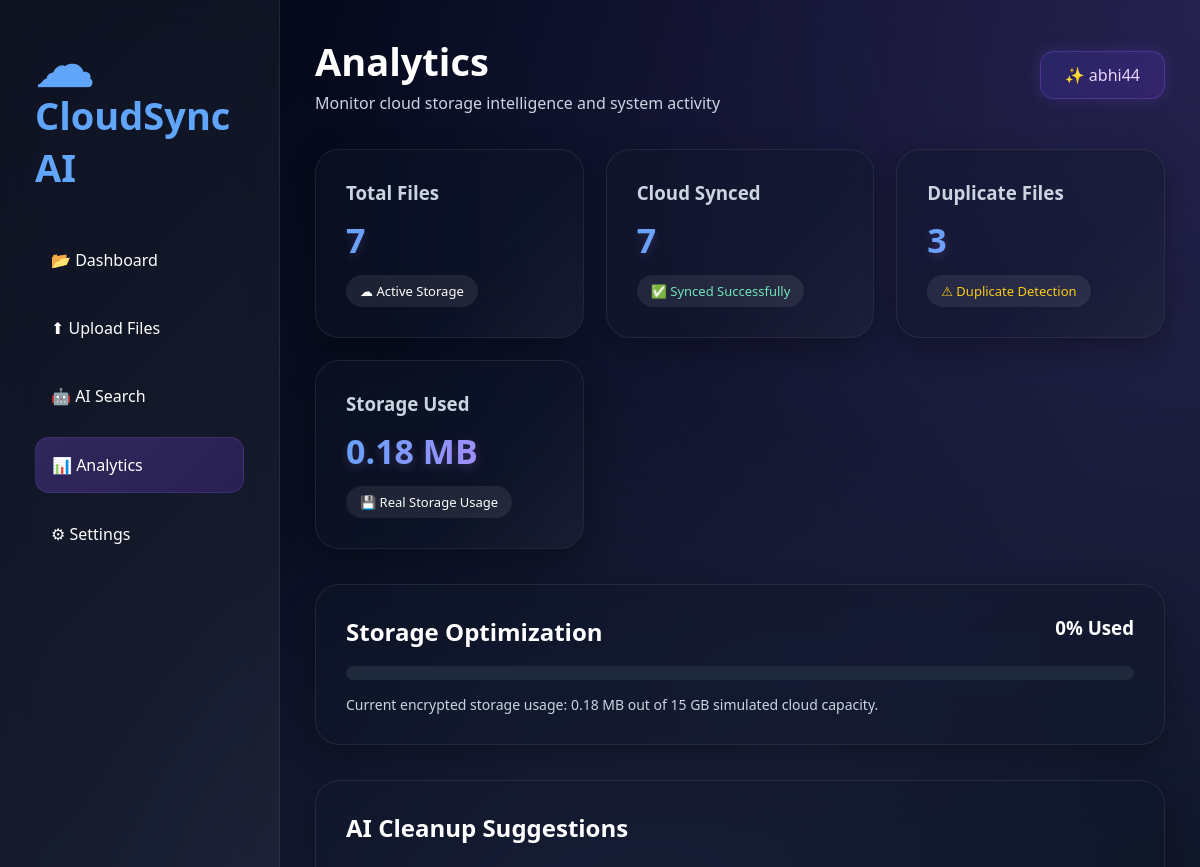
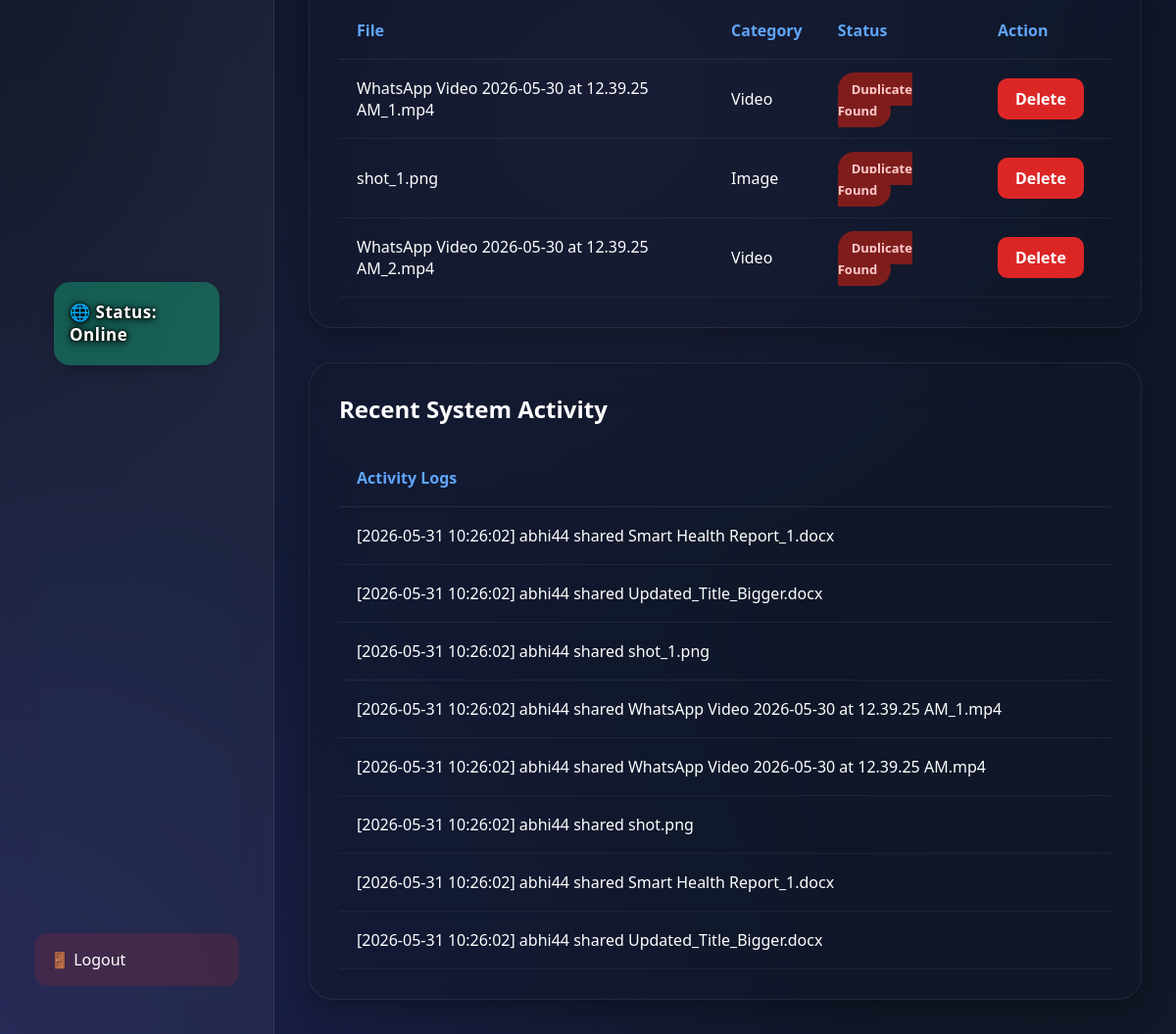
Screenshot of /analytics (signed in) with the database file from the repository (2 pictures, top to bottom).
### tables this page shows
CREATE TABLE files (
        id INTEGER PRIMARY KEY AUTOINCREMENT,
        username TEXT,
        filename TEXT,
        category TEXT,
        duplicate_status TEXT,
        sync_status TEXT
    , file_hash TEXT);

### app.py (the view)
@app.route('/analytics')
def analytics():
    if 'user' not in session:
        return redirect('/')
    total, synced, duplicates = get_analytics(session['user'])
    conn = sqlite3.connect('database.db')
    cursor = conn.cursor()
    cursor.execute('SELECT * FROM files WHERE username=? AND duplicate_status LIKE ?', (session['user'], 'Duplicate%'))
    duplicate_files = cursor.fetchall()
    conn.close()
    activity_logs = []
    if os.path.exists('logs/activity.log'):
        with open('logs/activity.log', 'r', encoding='utf-8') as file:
            activity_logs = file.readlines()[-10:]
            activity_logs.reverse()
    _, storage_used, storage_percent = calculate_storage()
    user_settings = get_settings(session['user'])
    return render_template(
        'analytics.html',
        total=total,
        synced=synced,
        duplicates=duplicates,
        duplicate_files=duplicate_files,
        activity_logs=activity_logs,
        storage_used=storage_used,
        storage_percent=storage_percent,
        settings=user_settings
    )

### app.py (called while the page is built)
def calculate_storage():
    total_size = 0
    if not os.path.exists(UPLOAD_FOLDER):
        return 0, "0.00 MB", 0.0
    for file in os.listdir(UPLOAD_FOLDER):
        path = os.path.join(UPLOAD_FOLDER, file)
        if os.path.isfile(path):
            total_size += os.path.getsize(path)
    gb = total_size / (1024 * 1024 * 1024)
    mb = total_size / (1024 * 1024)
    if gb >= 1:
        storage_str = f"{gb:.2f} GB"
    else:
        storage_str = f"{mb:.2f} MB"
    max_storage_gb = 15.0
    current_gb = total_size / (1024 * 1024 * 1024)
    storage_percent = min(round((current_gb / max_storage_gb) * 100, 1), 100.0)
    return total_size, storage_str, storage_percent

### modules/analytics.py (called while the page is built)
def get_analytics(username):
    conn = sqlite3.connect('database.db')
    cursor = conn.cursor()
    cursor.execute(
        '''
        SELECT COUNT(*)
        FROM files
        WHERE username=?
        ''',
        (username,)
    )
    total = cursor.fetchone()[0]
    cursor.execute(
        '''
        SELECT COUNT(*)
        FROM files
        WHERE username=?
        AND sync_status=?
        ''',
        (username, "Synced")
    )
    synced = cursor.fetchone()[0]
    cursor.execute(
        '''
        SELECT COUNT(*)
        FROM files
        WHERE username=?
        AND duplicate_status LIKE ?
        ''',
        (username, "%Duplicate%")
    )
    duplicates = cursor.fetchone()[0]
    conn.close()
    return total, synced, duplicates

### templates/analytics.html (shortened to what this page needs)
<!DOCTYPE html>
<html lang="en">
<head>
<link rel="stylesheet"
href="{{ url_for('static', filename='style.css') }}">
</head>
<body>
<div class="background-blur"></div>
<div class="dashboard">
<div class="sidebar">
<div>
<h1 onclick="window.location.href='/dashboard'" style="cursor: pointer;" title="Go to Dashboard"><span class="cloud-icon"></span> CloudSync AI</h1>
<a href="/dashboard">
📂 Dashboard
</a>
<a href="/upload">
⬆ Upload Files
</a>
<a href="/search">
🤖 AI Search
</a>
<a href="/analytics"
class="active-link">
📊 Analytics
</a>
<a href="/settings">
⚙ Settings
</a>
</div>
<a href="/check-network" class="network-btn" style="position: relative; display: flex; align-items: center; justify-content: center; min-height: 85px; margin: 20px; border-radius: 16px; color: #ffffff; text-decoration: none; font-weight: 800; transition: 0.3s; overflow: hidden; background: {{ 'rgba(16, 185, 129, 0.4)' if session.get('is_online', True) else 'rgba(100, 116, 139, 0.4)' }}; box-shadow: 0 4px 15px rgba(0,0,0,0.2);">
    <video autoplay loop muted playsinline style="position: absolute; top: 0; left: 0; width: 100%; height: 100%; object-fit: cover; z-index: 0; opacity: 0.85; pointer-events: none;">
        <source src="{{ url_for('static', filename='gifs/online.mp4' if session.get('is_online', True) else 'gifs/offline.mp4') }}" type="video/mp4">
    </video>
    <span style="position: relative; z-index: 1; font-size: 17px; letter-spacing: 0.5px; text-shadow: 0 2px 8px #000, 0 0 5px #000, 0 0 2px #000;">
        {{ '🌐 Status: Online' if session.get('is_online', True) else '🔌 Status: Offline' }}
    </span>
</a>
<a href="/logout"
class="logout-btn">
🚪 Logout
</a>
</div>
<div class="main-content">
<div class="topbar">
<div>
<h2>Analytics</h2>
<p class="top-text">
Monitor cloud storage intelligence and system activity
</p>
</div>
<div class="profile-box" style="background: linear-gradient(135deg, rgba(79, 70, 229, 0.2), rgba(124, 58, 237, 0.2)); border: 1px solid rgba(139, 92, 246, 0.3); color: #e9d5ff; box-shadow: 0 0 15px rgba(139, 92, 246, 0.2);">
✨ {{ session.get('user', 'User') }}
</div>
</div>
<div class="cards">
<div class="card">
<h3>Total Files</h3>
<p>{{ total if total else 0 }}</p>
<div class="card-status">
☁ Active Storage
</div>
</div>
<div class="card">
<h3>Cloud Synced</h3>
<p>{{ synced if synced else 0 }}</p>
<div class="card-status synced-text">
✅ Synced Successfully
</div>
</div>
<div class="card">
<h3>Duplicate Files</h3>
<p>{{ duplicates if duplicates else 0 }}</p>
<div class="card-status secure-text">
⚠ Duplicate Detection
</div>
</div>
<div class="card">
<h3>Storage Used</h3>
<p>{{ storage_used if storage_used else '0.00 MB' }}</p>
<div class="card-status">
💾 Real Storage Usage
</div>
</div>
</div>
<div class="storage-card">
<div class="storage-top">
<h2>Storage Optimization</h2>
<h3>{{ storage_percent if storage_percent else 0 }}% Used</h3>
</div>
<div class="progress-bar">
</div>
<p class="storage-text">
Current encrypted storage usage:
{{ storage_used if storage_used else '0.00 MB' }} out of 15 GB simulated cloud capacity.
</p>
</div>
<div class="table-section">
<div class="table-header">
<h2>AI Cleanup Suggestions</h2>
</div>
{% if duplicate_files %}
<table>
<thead>
<tr>
<th>File</th>
<th>Category</th>
<th>Status</th>
<th>Action</th>
</tr>
</thead>
<tbody>
{% for file in duplicate_files %}
<tr>
<td>{{ file[2] }}</td>
<td>{{ file[3] }}</td>
<td>
<span class="duplicate-badge">
Duplicate Found
</span>
</td>
<td>
<a href="/delete/{{ file[2] }}">
<button class="delete-btn">
Delete</button>
</a>
</td>
</tr>
{% endfor %}
</tbody>
</table>
{% else %}
<div class="empty-state">
✅ No duplicate files detected
</div>
{% endif %}
</div>
<div class="table-section"
style="margin-top:35px;">
<div class="table-header">
<h2>Recent System Activity</h2>
</div>
{% if activity_logs %}
<table>
<thead>
<tr>
<th>Activity Logs</th>
</tr>
</thead>
<tbody>
{% for log in activity_logs %}
<tr>
<td>{{ log }}</td>
</tr>
{% endfor %}
</tbody>
</table>
{% else %}
<div class="empty-state">
No activity logs available
</div>
{% endif %}
</div>
</div>
</div>
</body>
</html>

### rows the page displays
files: filename "WhatsApp Video 2026-05-30 at 12.39.25 AM_1.mp4", category "Video"
files: filename "shot_1.png", category "Image"
files: filename "WhatsApp Video 2026-05-30 at 12.39.25 AM_2.mp4", category "Video"

### other values shown
{{ session.get('user', 'User') }} "abhi44"
{{ total if total else 0 }} "7"
{{ synced if synced else 0 }} "7"
{{ duplicates if duplicates else 0 }} "3"
{{ storage_used if storage_used else '0.00 MB' }} "0.18 MB"
{{ storage_percent if storage_percent else 0 }} "0"
{{ log }} "[2026-05-31 10:26:02] abhi44 shared Smart Health Report_1.docx" "[2026-05-31 10:26:02] abhi44 shared Updated_Title_Bigger.docx" "[2026-05-31 10:26:02] abhi44 shared shot_1.png" "[2026-05-31 10:26:02] abhi44 shared WhatsApp Video 2026-05-30 at 12.39.25 AM_1.mp4" "[2026-05-31 10:26:02] abhi44 shared WhatsApp Video 2026-05-30 at 12.39.25 AM.mp4" "[2026-05-31 10:26:02] abhi44 shared shot.png" "[2026-05-31 10:26:02] abhi44 shared Smart Health Report_1.docx" "[2026-05-31 10:26:02] abhi44 shared Updated_Title_Bigger.docx"
